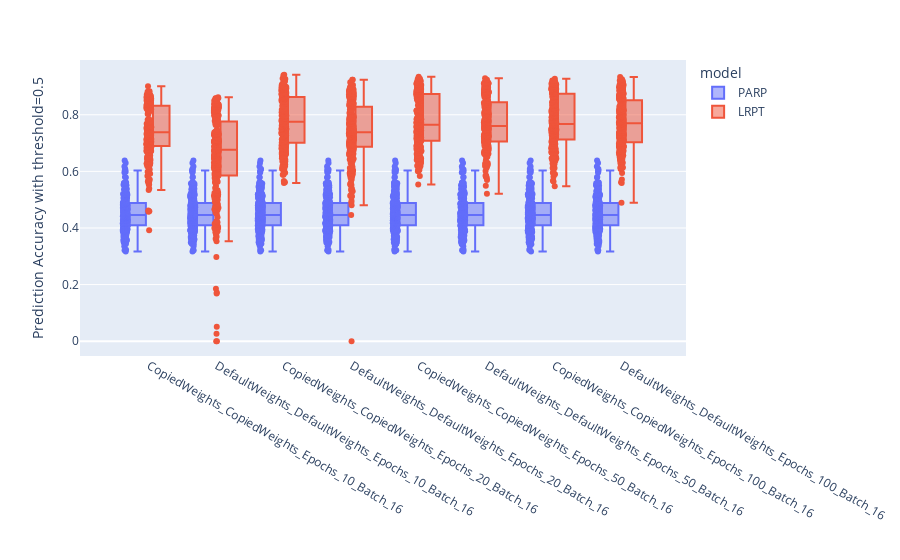

The notebook cell saved with this chart:
### Code cell
import plotly.express as px 

fig = px.box(Total_temp,x="config",y=col_interest,color="model", 
hover_name="model",points="all",
                 hover_data={'config':False,"input_w":True,"pred_w":True,"epochs":True,"batch":True,"model":False,
                 col_interest:":.2f","count":True,
                             'mean':':.2f','std':":.2f",'25%':':.2f',
                             '50%':':.2f', '75%':':.2f'})
# #fig.update_traces(quartilemethod="exclusive")
fig.update_xaxes(title="",visible=True,showticklabels=True)
fig.update_yaxes(title="Prediction Accuracy with threshold=0.5")
fig.show()

### Figure 1 — Plotly figure (JSON) as saved in the notebook; plotly's stock layout.template omitted (floating-point values rounded to 4 significant figures; data arrays with more than 128 entries replaced by an {"elided": "..."} marker saying what was removed)
{"data": [{"alignmentgroup": "True", "boxpoints": "all", "customdata": {"elided": "2400x11 mixed values"}, "hovertemplate": "<b>%{hovertext}</b><br><br>f1score=%{y:.2f}<br>input_w=%{customdata[0]}<br>pred_w=%{customdata[1]}<br>epochs=%{customdata[2]}<br>batch=%{customdata[3]}<br>count=%{customdata[5]}<br>mean=%{customdata[6]:.2f}<br>std=%{customdata[7]:.2f}<br>25%=%{customdata[8]:.2f}<br>50%=%{customdata[9]:.2f}<br>75%=%{customdata[10]:.2f}<extra></extra>", "hovertext": {"elided": "2400 str values"}, "legendgroup": "PARP", "marker": {"color": "#636efa"}, "name": "PARP", "notched": false, "offsetgroup": "PARP", "orientation": "v", "showlegend": true, "type": "box", "x": {"elided": "2400 str values"}, "x0": " ", "xaxis": "x", "y": {"elided": "2400 float values"}, "y0": " ", "yaxis": "y"}, {"alignmentgroup": "True", "boxpoints": "all", "customdata": {"elided": "2400x11 mixed values"}, "hovertemplate": "<b>%{hovertext}</b><br><br>f1score=%{y:.2f}<br>input_w=%{customdata[0]}<br>pred_w=%{customdata[1]}<br>epochs=%{customdata[2]}<br>batch=%{customdata[3]}<br>count=%{customdata[5]}<br>mean=%{customdata[6]:.2f}<br>std=%{customdata[7]:.2f}<br>25%=%{customdata[8]:.2f}<br>50%=%{customdata[9]:.2f}<br>75%=%{customdata[10]:.2f}<extra></extra>", "hovertext": {"elided": "2400 str values"}, "legendgroup": "LRPT", "marker": {"color": "#EF553B"}, "name": "LRPT", "notched": false, "offsetgroup": "LRPT", "orientation": "v", "showlegend": true, "type": "box", "x": {"elided": "2400 str values"}, "x0": " ", "xaxis": "x", "y": {"elided": "2400 float values"}, "y0": " ", "yaxis": "y"}], "layout": {"boxmode": "group", "legend": {"title": {"text": "model"}, "tracegroupgap": 0}, "margin": {"t": 60}, "xaxis": {"anchor": "y", "domain": [0, 1], "showticklabels": true, "title": {"text": ""}, "visible": true}, "yaxis": {"anchor": "x", "domain": [0, 1], "title": {"text": "Prediction Accuracy with threshold=0.5"}}}}
